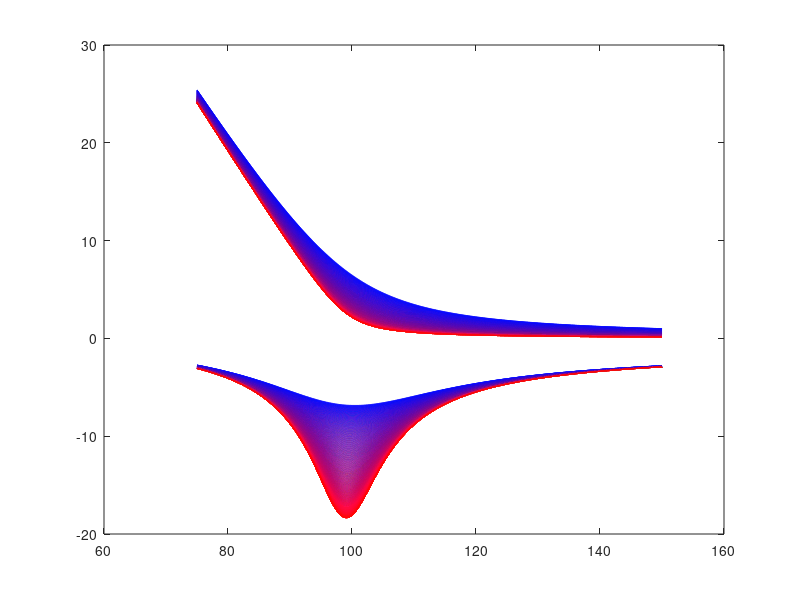

MATLAB code to generate this figure:
%%% Plot f(R) for Kd = 1 and varying k2 ratios (k2f : k2r)

load('parameter_for_fR_plot.mat')

a1 = p(1);
b1 = p(2);
a2 = p(3);
b2 = p(4);
a3 = p(5);
b3 = p(6);
k1f = p(7);
k1r = p(8);
k2f = p(9);
k2r = p(10);
k3 = p(11);
A_T = p(12);

k2s = 0:-.01:-4;

c1 = 1:length(k2s);

c = [2*c1'/length(k2s) zeros(length(c1),1) (1-c1'/length(k2s)).^2];

c(c(:,1)>1,1) = 1;

for i = 1:length(k2s)
    
    k2r = p(10)*10^(k2s(i));

    % New Parameters

    K1 = (k2f+k2r+k3)/(k2r+k3);
    K2 = (k1r*k2r+k1r*k3+k2f*k3)/(k1f*(k2r+k3));

    % Solve for AR
    
    index = 0.01;
    
    x = 75:index:150;

    AR = (K1*A_T+K1.*x+K2-sqrt((K1*A_T+K1.*x+K2).^2-4*K1^2*A_T.*x))/(2*K1^2);

    A = A_T-K1*AR;
    
    df1 = (diff(A)./index).*(x(2:end)./A(2:end));

    figure(1)
    plot(x,A, 'Color', c(i,:))
    hold on
    plot(x(2:end),df1, 'Color', c(i,:))
    
end